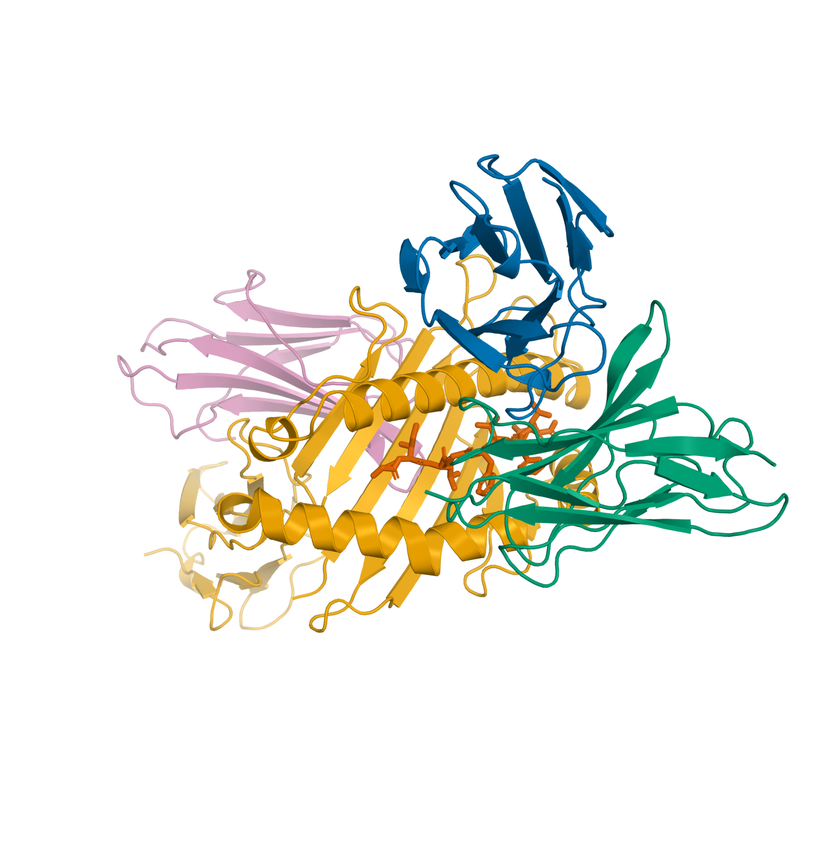
#> input picture paper/figures/_gallery1_GILGFVFTL.png, 826 x 854 px, shrunk from 1450 x 1500 before the run, found by its file name
$ python plot_supp_gallery.py
#> lines starting #> are read from the running program, lines starting #| are printed output that depends on the picture; after the words box and inside, x2 and y2 are one past the last pixel; in counts of white or black regions, pixels touching at a corner belong together
### science/scripts/figstyle.py
"""Shared figure style for the paper. One source of truth for palette, type, and
output, so every panel is visually uniform.

Conventions enforced here (they answer the review requirements directly):
  * no figure titles: panels carry a bold "(a)" tag only, never a claim;
  * no result text baked into a figure: interpretation lives in the caption;
  * one Okabe-Ito colorblind-safe palette, assigned by role, never cycled;
  * vector output: every figure is written as PDF (for the manuscript) and PNG
    (for quick view), from the committed CSVs, no GPU.

Import and use:
    from figstyle import PALETTE, SURFACE, panel_label, save, apply
    apply()
    ...
    save(fig, "fig3_retrieval")
"""
from __future__ import annotations
from pathlib import Path

import matplotlib

matplotlib.use("Agg")
import matplotlib.pyplot as plt

ROOT = Path(__file__).resolve().parent.parent
DATA = ROOT / "paper/data"
FIGS = ROOT / "paper/figures"

# Okabe-Ito, validated CVD-safe (scripts checked with the dataviz palette checker).
PALETTE = {
    "blue": "#0072B2",     # TCR alpha / raw / primary series
    "green": "#009E73",    # TCR beta / peptide-identity / "yes" axis
    "orange": "#D55E00",   # de-leaked / cognate / held-out / "the finding"
    "amber": "#E69F00",    # MHC heavy chain
    "pink": "#CC79A7",     # beta-2 microglobulin
    "grey": "#9A9A9A",     # residual / control / sequence baseline
    "gridline": "#DDDDDD",
    "ink": "#333333",
    "mute": "#777777",
}
SURFACE = "#FCFCFB"

# Structure chain colors (match the PyMOL renders and the Fig 1 legend).
CHAIN = {"A": "#0072B2", "B": "#009E73", "C": "#E69F00", "D": "#CC79A7", "E": "#D55E00"}


def apply() -> None:
    """Global rcParams so type and lines are identical across figures."""
    plt.rcParams.update({
        "figure.facecolor": SURFACE,
        "axes.facecolor": SURFACE,
        "savefig.facecolor": SURFACE,
        "font.family": "DejaVu Sans",
        "font.size": 9.5,
        "axes.titlesize": 10.5,
        "axes.labelsize": 10,
        "xtick.labelsize": 9,
        "ytick.labelsize": 9,
        "legend.fontsize": 9,
        "axes.linewidth": 0.9,
        "axes.edgecolor": PALETTE["ink"],
        "xtick.color": PALETTE["ink"],
        "ytick.color": PALETTE["ink"],
        "axes.labelcolor": PALETTE["ink"],
        "text.color": PALETTE["ink"],
        "pdf.fonttype": 42,   # embed real TrueType glyphs, not Type-3 outlines
        "ps.fonttype": 42,
    })


def despine(ax) -> None:
    for s in ("top", "right"):
        ax.spines[s].set_visible(False)


# [12 lines left out: functions panel_label, save, not called in this run]

### scripts/plot_supp_gallery.py
"""Fig S5: gallery of predicted TCR-pMHC complexes across epitopes.

Composes four already-rendered PyMOL complexes (same canonical TCR-up orientation)
into a 2x2 gallery with one shared chain-colour legend. Shows the pipeline produces
consistent well-folded complexes across epitopes and both HLAs. No title, no result
text. Renders come from scripts/render_structure_pymol.py (single mode); this only
composes them, no GPU.

Usage: python scripts/plot_supp_gallery.py
"""
from __future__ import annotations
import sys
from pathlib import Path

sys.path.insert(0, str(Path(__file__).resolve().parent))
import numpy as np
import matplotlib.pyplot as plt
from matplotlib.patches import Patch, ConnectionPatch
from figstyle import PALETTE, CHAIN, FIGS, apply, save

PANELS = [
    ("a", "_gallery1_GILGFVFTL.png", "GILGFVFTL / HLA-A*02:01"),
    ("b", "_gallery2_ELAGIGILTV.png", "ELAGIGILTV / HLA-A*02:01"),
    ("c", "_gallery3_FLYALALLL.png", "FLYALALLL / HLA-A*02:01"),
    ("d", "_gallery4_IVTDFSVIK.png", "IVTDFSVIK / HLA-A*11:01"),
]
LEGEND = [(CHAIN["A"], "TCR α chain"), (CHAIN["B"], "TCR β chain"),
          (CHAIN["C"], "MHC class I heavy chain"), (CHAIN["D"], "β₂-microglobulin"),
          (CHAIN["E"], "peptide antigen")]


def _autocrop(img, pad=12):
#> called with pad = 12
    rgb = img[..., :3] if img.shape[-1] == 4 else img
    mask = (rgb < 0.97).any(-1)
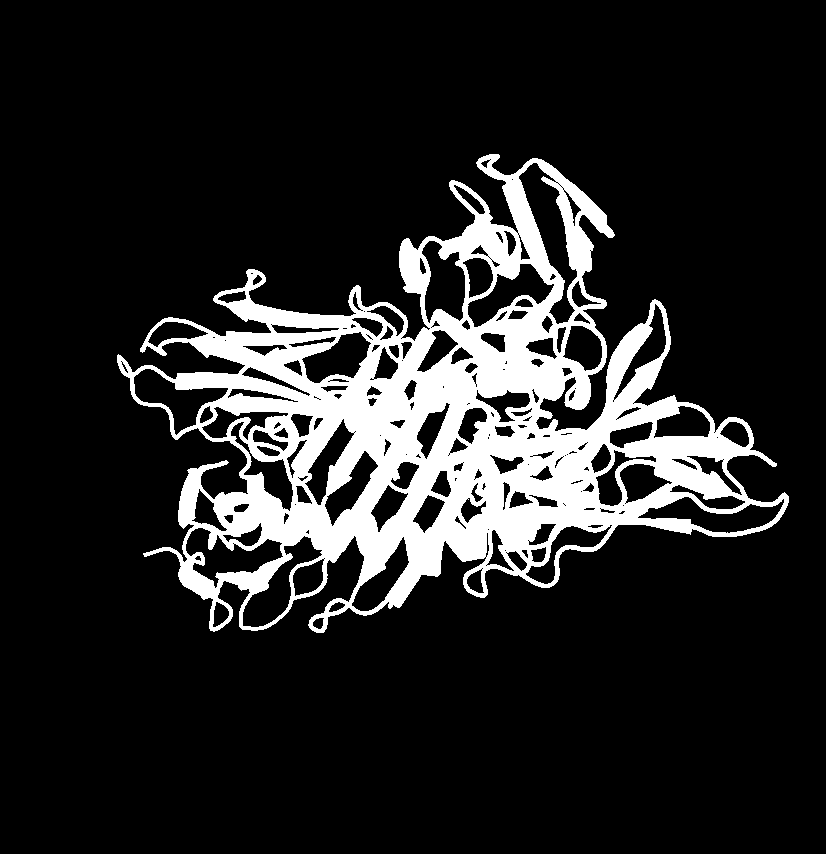
#> mask: shape (854, 826) bool; 14.4% white; 1 white region, box (x1, y1, x2, y2) and area: (117, 154, 789, 633) 101797
    if not mask.any():
        return img
    ys, xs = np.where(mask)
    y0, y1 = max(ys.min() - pad, 0), min(ys.max() + pad, img.shape[0])
#> y0 = 142; y1 = 644
    x0, x1 = max(xs.min() - pad, 0), min(xs.max() + pad, img.shape[1])
#> x0 = 105; x1 = 800
    return img[y0:y1, x0:x1]
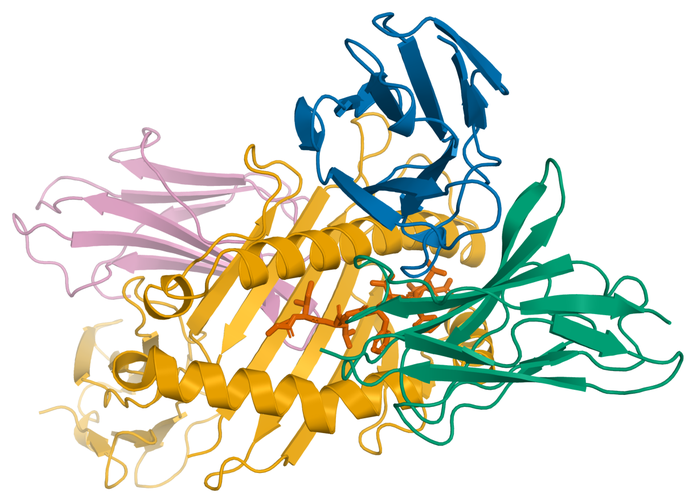
#> returned value: shape (502, 695, 4) float32; mean of channels 0, 1, 2, 3 0.87, 0.882, 0.828, 1; drawn as R, G, B


def _peptide_xy(img):
    """Pixel centroid (col, row) of the peptide sticks, found by the peptide orange
    (high red, low green, near-zero blue), which is separable from the amber MHC by a
    larger red-minus-green gap. Returns None if no peptide pixels are found."""
    rgb = img[..., :3] if img.shape[-1] == 4 else img
    r, g, b = rgb[..., 0], rgb[..., 1], rgb[..., 2]
    mask = (r > 0.5) & (b < 0.25) & ((r - g) > 0.38)
    if not mask.any():
        return None
    ys, xs = np.where(mask)
    return xs.mean(), ys.mean()


def main():
    apply()
    fig = plt.figure(figsize=(11, 10.5))
    gs = fig.add_gridspec(2, 2, hspace=0.10, wspace=0.04,
                          left=0.02, right=0.98, top=0.98, bottom=0.10)
    for i, (lab, fname, caption) in enumerate(PANELS):
        ax = fig.add_subplot(gs[i // 2, i % 2])
        full = _autocrop(plt.imread(FIGS / fname))
        ax.imshow(full)
        ax.set_aspect("equal")
        ax.axis("off")
        ax.text(0.0, 1.0, f"({lab})", transform=ax.transAxes, fontsize=13,
                fontweight="bold", va="top", ha="left", color=PALETTE["ink"])
        ax.text(0.5, -0.02, caption, transform=ax.transAxes, fontsize=9,
                ha="center", va="top", color=PALETTE["ink"])
        # inset: an enlarged zoom on the peptide in the groove, placed in the empty
        # lower corner toward the figure centre, with a leader line from the peptide
        # on the full complex.
        left_col = (i % 2 == 0)
        bounds = [0.57, 0.03, 0.42, 0.32] if left_col else [0.01, 0.03, 0.42, 0.32]
        iax = ax.inset_axes(bounds)
#> (the run stopped early here; a loop or call above may not have finished)

$ run again, with paper/figures/_gallery3_FLYALALLL_inset.png copied over paper/figures/_gallery1_GILGFVFTL.png
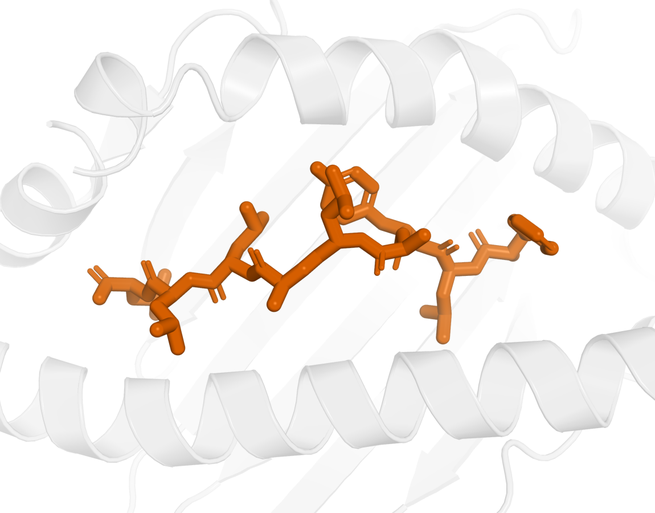
#> input picture paper/figures/_gallery3_FLYALALLL_inset.png, 655 x 513 px, shrunk from 1150 x 900 before the run, found by its file name
#> in _autocrop, `mask = (rgb < 0.97).any(-1)`:
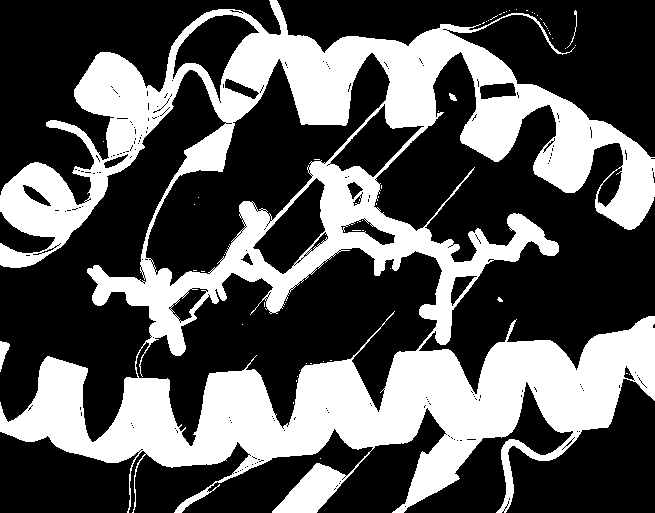
#> mask: shape (513, 655) bool; 34.9% white; 58 white regions (54 under 20 px), largest, box (x1, y1, x2, y2) and area: (0, 0, 655, 513) 116976, (0, 341, 10, 372) 161, (567, 10, 577, 48) 48, (449, 93, 457, 101) 39
#> y0 = 0; y1 = 513
#> x0 = 0; x1 = 655
#> in _autocrop, returned value is the input picture: shape (513, 655, 4) float32; mean R, G, B, A 0.961, 0.942, 0.927, 1
